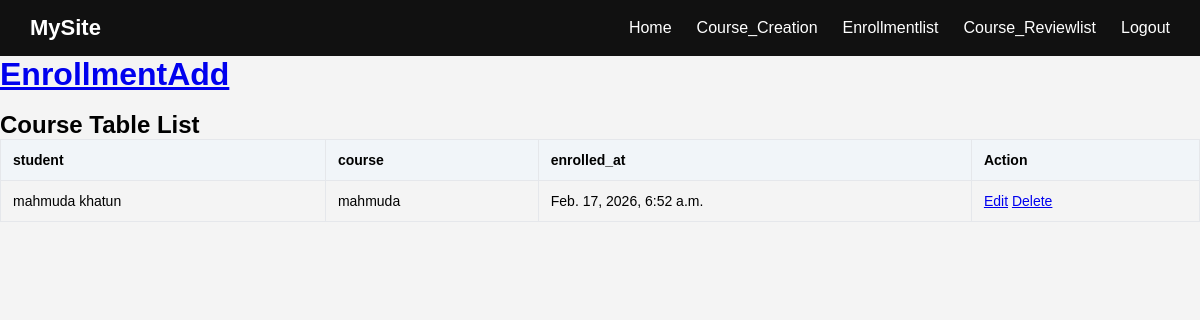
The page /Enrollmentlist/ on the database its author committed.
### courseplatform/models.py (models this page shows, shortened)
class EnrollmentModel(models.Model):
    student=models.ForeignKey(UserModel,on_delete=models.CASCADE,null=True)
    course=models.ForeignKey(Course_CreationModel,on_delete=models.CASCADE,null=True)
    enrolled_at=models.DateTimeField(auto_now_add=True)

class UserModel(AbstractUser):
    ROLE=[
        ('Admin','Admin'),
        ('Instructor','Instructor'),
        ('Student','Student'),
    ]
    role=models.CharField(choices=ROLE,max_length=100,null=True)
    full_name=models.CharField(max_length=100,null=True)
    Profile_image=models.ImageField(upload_to='image/', null=True)
    def __str__(self):
        return f'{self.full_name}'

class Course_CreationModel(models.Model):
    PUBLISHED=[
        ('Yes','Yes'),
        ('No','No'),
    ]
    instructor=models.ForeignKey(UserModel,on_delete=models.CASCADE,null=True)
    category=models.ForeignKey(CategoryModel,on_delete=models.CASCADE,null=True)
    course_title=models.CharField(max_length=100,null=True)
    course_description=models.TextField(null=True)
    course_thumbnail=models.ImageField(upload_to='image/', null=True)
    price=models.IntegerField(null=True)
    is_published=models.CharField(choices=PUBLISHED,max_length=100,null=True)
    created_at=models.DateTimeField(auto_now_add=True)
    def __str__(self):
        return self.instructor.username

### courseplatform/views.py (the view)
# urls.py: path('Enrollmentlist/',Enrollmentlist,name='Enrollmentlist'),
def Enrollmentlist(r):
    C_data=EnrollmentModel.objects.all()
    context={
        'C_data':C_data
    }
    return render (r,'Enrollmentlist.html',context)

### courseplatform/templates/Enrollmentlist.html
{% extends 'home.html' %}
{% block body %}
<h1>
    <a href="{% url 'EnrollmentAdd' %}">EnrollmentAdd </a>
</h1><br>
            <div class="card">
            <h2> Course Table List</h2>
            <table>
                <thead>
                    <tr>
                        <th>student</th>
                        <th>course</th>
                        <th>enrolled_at</th>
                        <th>Action</th>
                    </tr>
                </thead>
                <tbody>
                    {% for i in C_data %}
                        <tr>
                            <td>{{i.student}}</td>
                            <td>{{i.course}}</td>
                            <td>{{i.enrolled_at}}</td>
                            <td>
                                <a href="{% url 'EnrollmentEdit' i.id %}">Edit</a>
                                <a href="{% url 'EnrollmentDelete' i.id %}">Delete</a>
                            </td>
                        </tr>
                    {% endfor %}
                </tbody>
            </table>
        </div>
{% endblock body %}

### courseplatform/templates/home.html (style rules this page uses)
* { margin:0; padding:0; box-sizing:border-box; font-family: Arial, sans-serif; }
body { background:#f4f4f4; }
table { width: 100%; border-collapse: collapse; }
table thead { background: #f1f5f9; }
table th, table td { padding: 12px; border: 1px solid #e5e7eb; text-align: left; font-size: 14px; }
table th { font-weight: 600; }

### rows shown on the page
EnrollmentModel: student "mahmuda khatun", course "mahmuda", enrolled_at "Feb. 17, 2026, 6:52 a.m."
